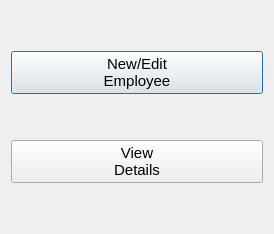
<?xml version="1.0" encoding="UTF-8"?>
<ui version="4.0">
 <class>EmployeeItem</class>
 <widget class="QDialog" name="EmployeeItem">
  <property name="geometry">
   <rect>
    <x>0</x>
    <y>0</y>
    <width>274</width>
    <height>234</height>
   </rect>
  </property>
  <property name="windowTitle">
   <string>Dialog</string>
  </property>
  <layout class="QVBoxLayout" name="verticalLayout">
   <item>
    <widget class="QPushButton" name="NewEmployee">
     <property name="font">
      <font>
       <pointsize>11</pointsize>
      </font>
     </property>
     <property name="text">
      <string>New/Edit
Employee</string>
     </property>
    </widget>
   </item>
   <item>
    <widget class="QPushButton" name="ViewEmployee">
     <property name="font">
      <font>
       <pointsize>11</pointsize>
      </font>
     </property>
     <property name="text">
      <string>View
Details</string>
     </property>
    </widget>
   </item>
  </layout>
 </widget>
 <resources/>
 <connections/>
</ui>
